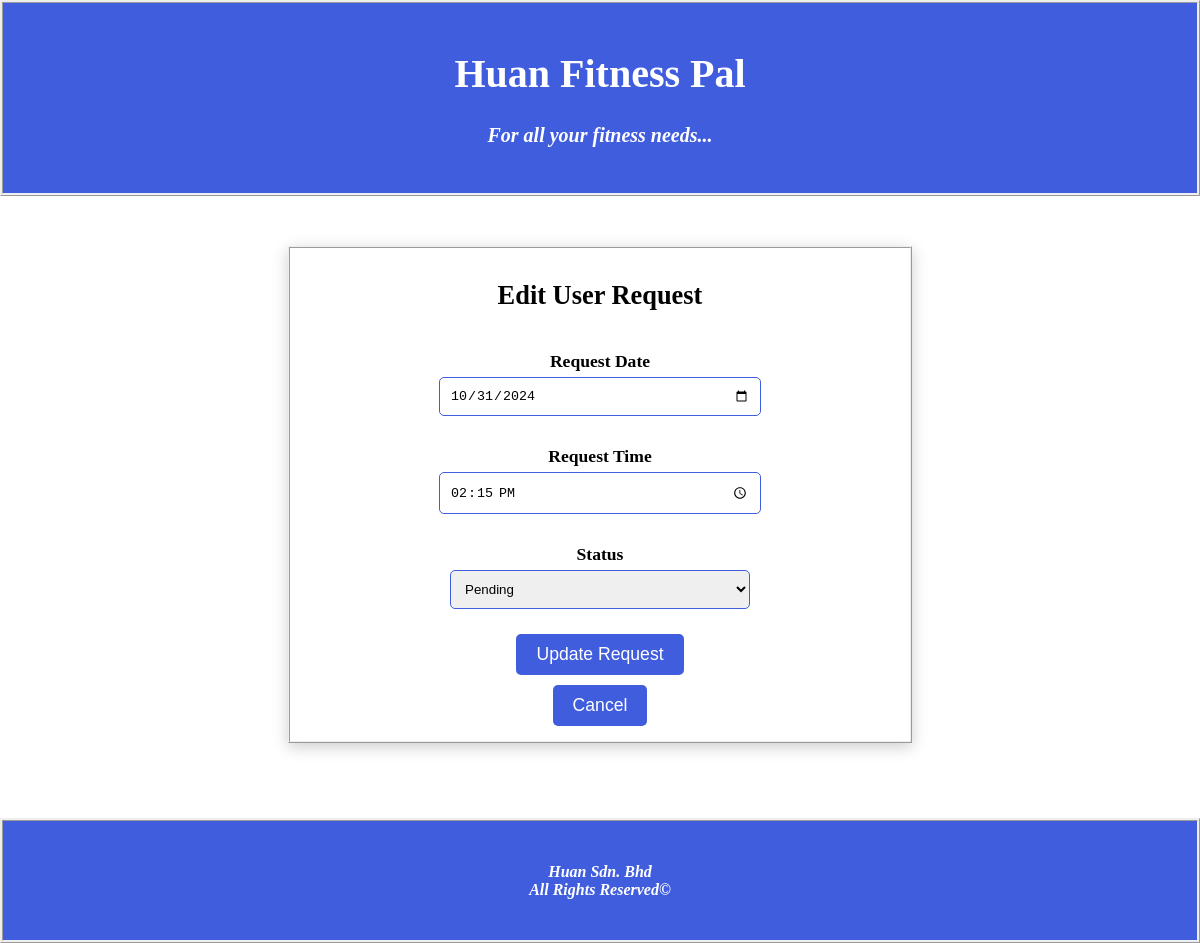
Before: /edit.php?id=user3@example.com with the older database file.
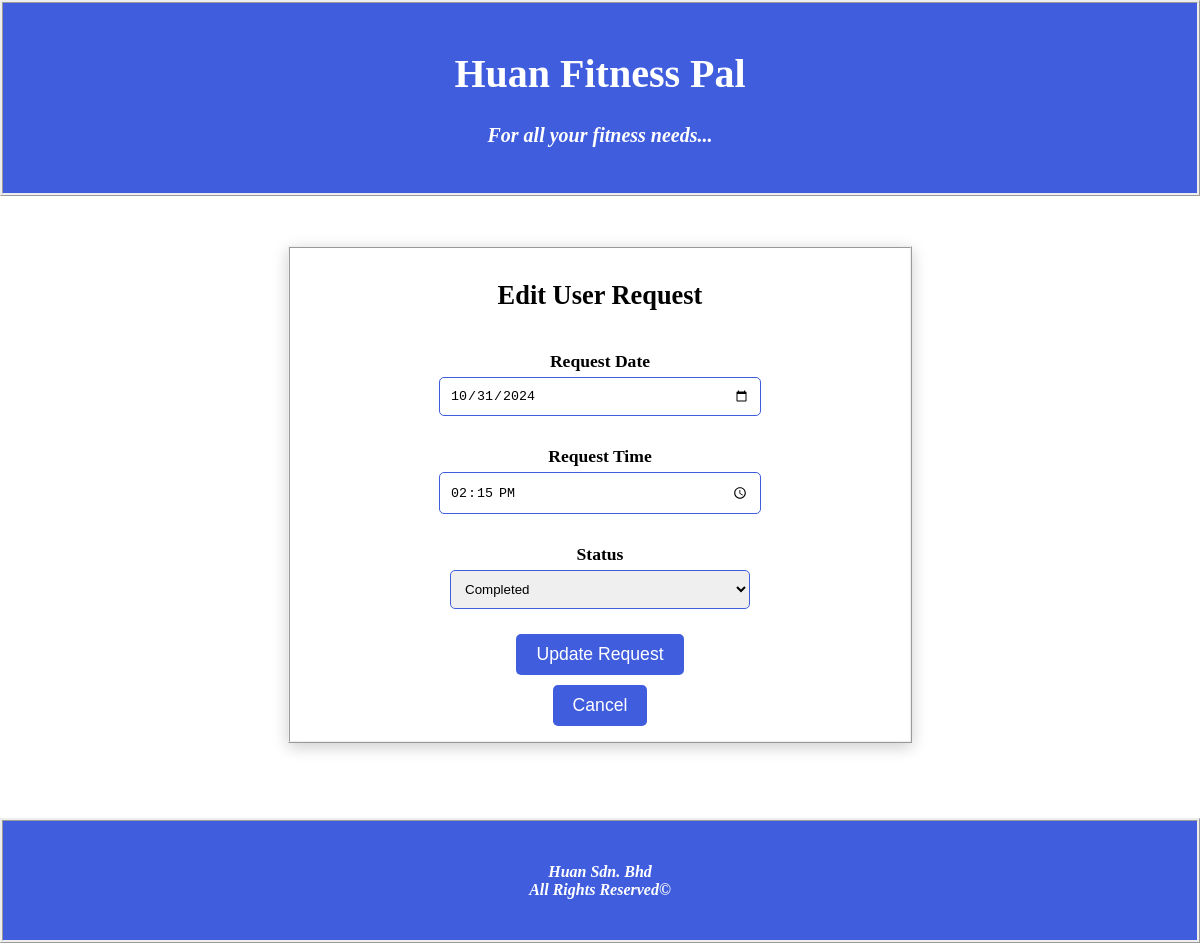
After: the same page with the newer database file.
### tables this page shows
CREATE TABLE `appointment` (
  `name` varchar(225) NOT NULL,
  `email` varchar(225) NOT NULL,
  `app_date` date NOT NULL,
  `app_time` time NOT NULL,
  `status` varchar(225) NOT NULL
);

### edit.php (the view, shortened to what this page needs)
<?php
include("database.php");
if (isset($_GET['id'])) {
    $email = mysqli_real_escape_string($conn, $_GET['id']);
    $sql = "SELECT * FROM appointment WHERE email = '$email'";
    $result = mysqli_query($conn, $sql);
    if ($result && mysqli_num_rows($result) > 0) {
        $row = mysqli_fetch_assoc($result);
    } else {
        die("Record not found.");
    }
} else {
    die("No email provided.");
}
?>
<!DOCTYPE html>
<html lang="en">
<head>
</head>
<body>
<header>
    <h1 style="font-size: 40px">Huan Fitness Pal</h1>
    <h4 style="font-size: 20px"><i>For all your fitness needs...</i></h4>
</header>
<div class="urequest-panel">
    <h2>Edit User Request</h2>
    <form action="<?php echo $_SERVER['PHP_SELF'] . "?id=" . urlencode($email); ?>" method="POST">
        <label for="requestdate">Request Date</label>
        <input type="date" id="requestdate" name="requestdate" value="<?php echo htmlspecialchars($row['app_date']); ?>" required>
        <label for="requesttime">Request Time</label>
        <input type="time" id="requesttime" name="requesttime" value="<?php echo htmlspecialchars($row['app_time']); ?>" required>
        <label for="status">Status</label>
        <select id="status" name="status" required>
            <option value="Pending" <?php echo $row['status'] === 'Pending' ? 'selected' : ''; ?>>Pending</option>
            <option value="Completed" <?php echo $row['status'] === 'Completed' ? 'selected' : ''; ?>>Completed</option>
        </select>
        <button type="submit">Update Request</button>
        <button type="button" class="cancel-button" onclick="window.location.href='admin.php';">Cancel</button>
    </form>
</div>
<footer>
    <h4>
    <i>Huan Sdn. Bhd</i><br>
    <i>All Rights Reserved&copy</i>
    </h4>
</footer>
</body>
</html>

Changed rows visible on the page:
changed appointment "10/31/2024": status "Pending" → "Completed"
